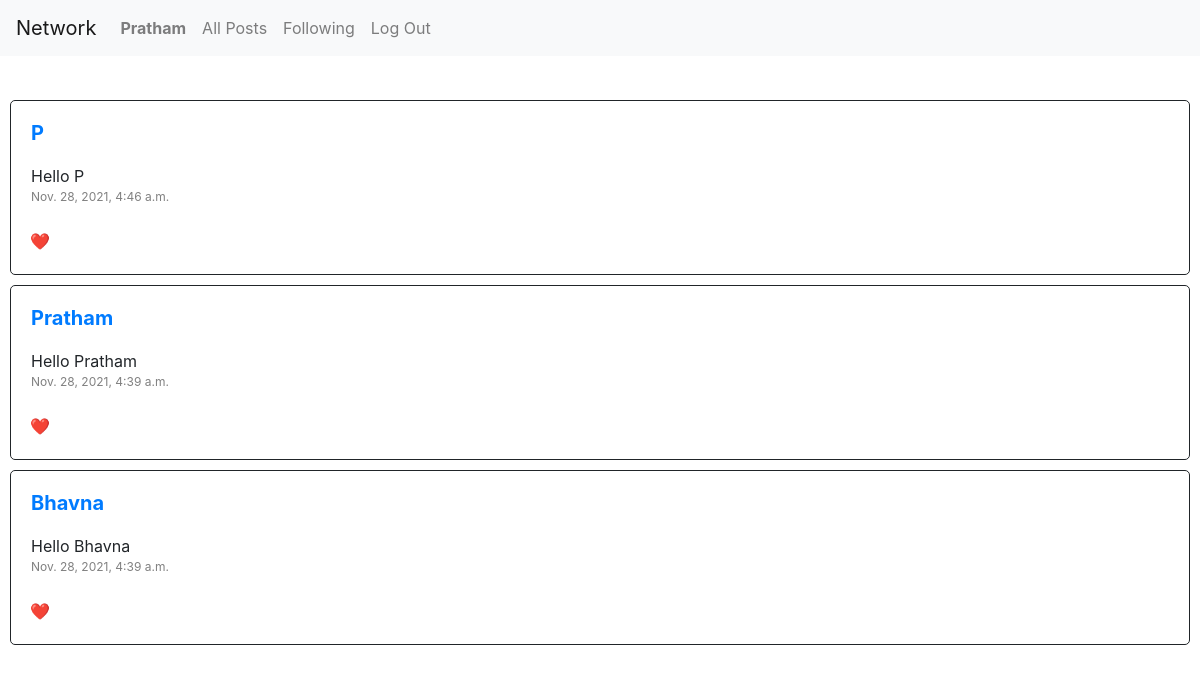
/ (signed in), run on the app's committed database.
### network/models.py (models this page shows)
class User(AbstractUser):
    pass

class Post(models.Model):
    user = models.ForeignKey('User', on_delete=models.CASCADE)
    post = models.CharField(max_length=200)
    timestamp = models.DateTimeField(default=now)

### network/views.py (the view, shortened to what this page needs)
# urls.py: path("", views.index, name="index"),
def index(request):
    posts = reversed(Post.objects.all())
    return render(request, "network/index.html" , {
    "all_post" : posts,
    })

### network/templates/network/index.html (shortened to what this page needs)
{% extends "network/layout.html" %}
{%load static%}
{% block body %}
{% if user.is_authenticated%}
<div id="add_new_post">
</div>
  {% for post in all_post%}
  <div class="all_post">
  <a href="{% url 'profile' post.user.id %}"><h5 class="user">{{post.user}}</h5></a><br>
  {{post.post}}<br>
  <div id="timezone">{{post.timestamp}}</div><br>
  <h6 class="liked">❤️</h6>
</div>
  {%endfor%}
{% endif %}
{% endblock %}

### network/templates/network/layout.html (shortened to what this page needs)
{% load static %}
<!DOCTYPE html>
<html lang="en">
    <head>
        <link rel="stylesheet" href="https://cdn.jsdelivr.net/npm/bootstrap-icons@1.5.0/font/bootstrap-icons.css">
        <link rel="stylesheet" href="https://stackpath.bootstrapcdn.com/bootstrap/4.4.1/css/bootstrap.min.css">
        <link href="static/network/styles.css?" rel="stylesheet">
        <link href="static/network/profile.css?" rel="stylesheet">
    </head>
    <body>
        <nav class="navbar navbar-expand-lg navbar-light bg-light">
            <a class="navbar-brand" href="#">Network</a>
            <div>
              <ul class="navbar-nav mr-auto">
                {% if user.is_authenticated %}
                    <li class="nav-item">
                        <a class="nav-link" href="#"><strong>{{ user.username }}</strong></a>
                    </li>
                {% endif %}
                <li class="nav-item">
                  <a class="nav-link" href="{% url 'index' %}">All Posts</a>
                </li>
                {% if user.is_authenticated %}
                    <li class="nav-item">
                        <a class="nav-link" href="#">Following</a>
                    </li>
                    <li class="nav-item">
                        <a class="nav-link" href="{% url 'logout' %}">Log Out</a>
                    </li>
                {% endif %}
              </ul>
            </div>
          </nav>
        <div class="body">
            {% block body %}
            {% endblock %}
        </div>
    </body>
</html>

### network/static/network/styles.css (style rules this page uses)
.all_post { border-style : solid; border-width: 1px; border-radius: 5px; padding: 20px; margin : 10px; }
.user { margin-bottom: -5px; font-weight: bold; font-size: 20px; }
#timezone { font-size:12px; color: grey; }
.like , .liked { display: inline; }
.liked { animation-name: heart_appear; animation-duration: .3s; animation-fill-mode: forwards; position: relative; left : -22px; top :-1px; z-index: -1; }

### data on the page
User: username "Pratham"
Post: user "P", post "Hello P", timestamp "Nov. 28, 2021, 4:46 a.m."
Post: user "Pratham", post "Hello Pratham", timestamp "Nov. 28, 2021, 4:39 a.m."
Post: user "Bhavna", post "Hello Bhavna", timestamp "Nov. 28, 2021, 4:39 a.m."
